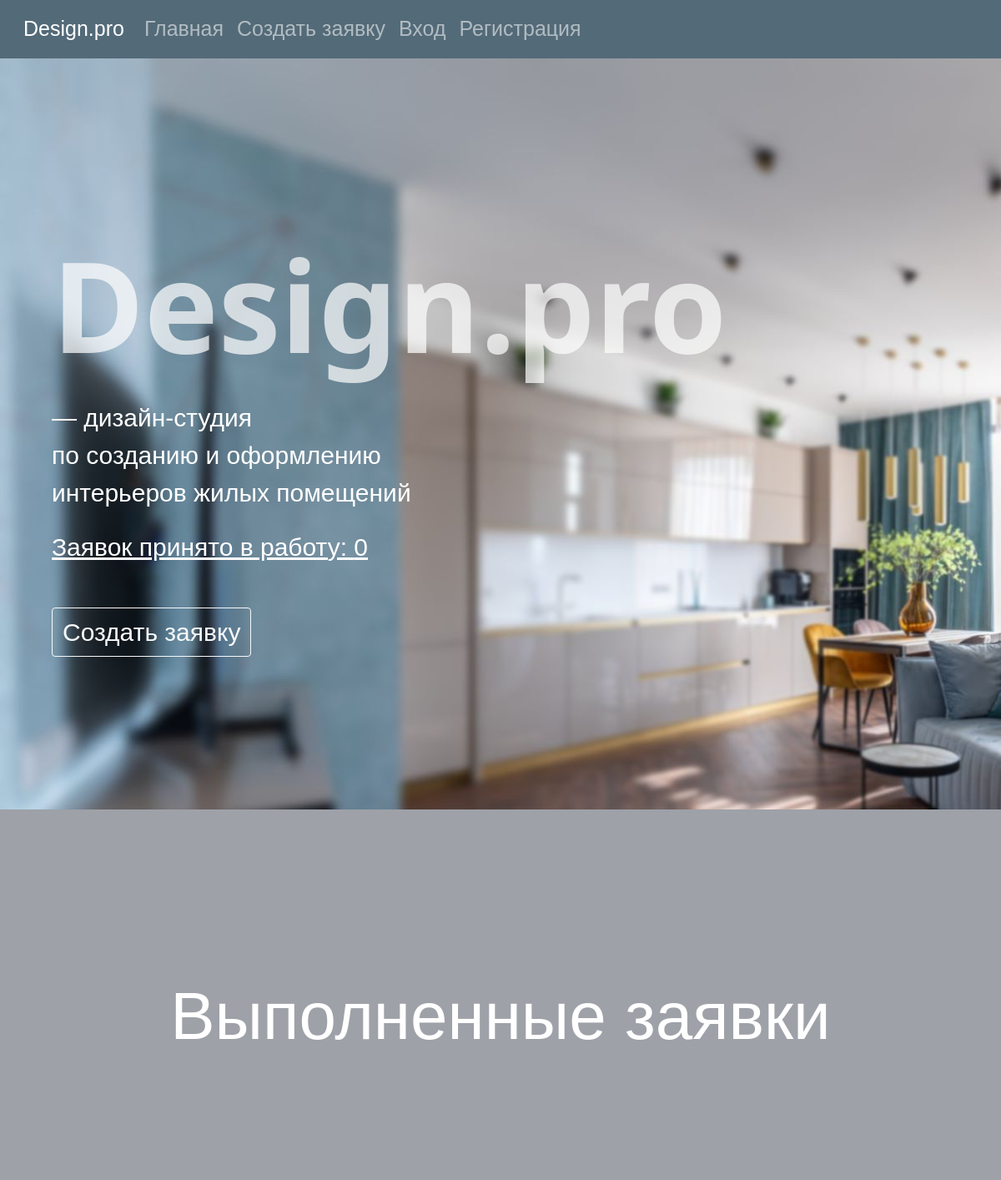
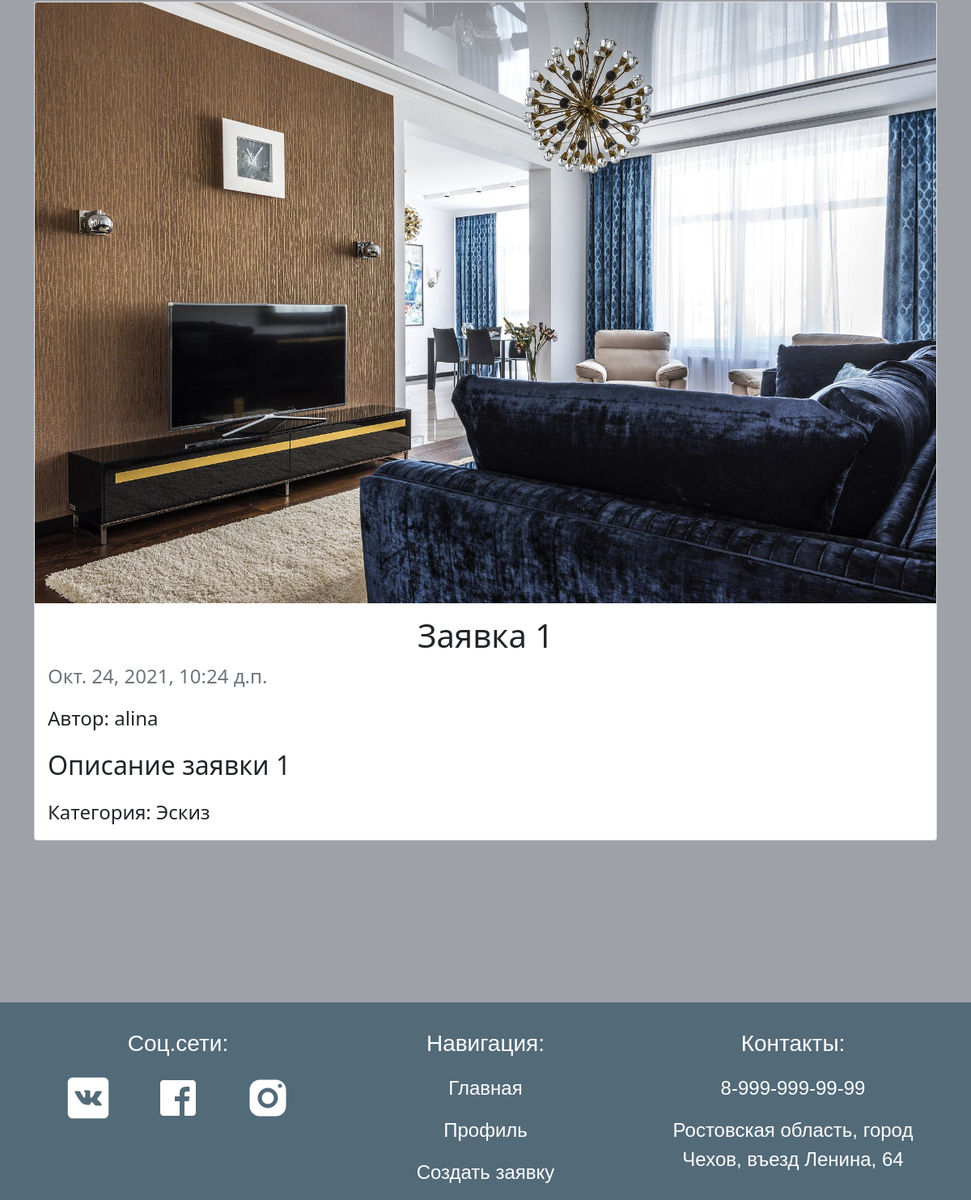
Page /design/ on the committed database (2 pictures, top to bottom).
### design/models.py (models this page shows, shortened)
class Bid(models.Model):
    new = 'new'
    accepted = 'accepted'
    completed = 'completed'
    status_choices = [
        (new, 'Новая'),
        (accepted, 'Принято в работу'),
        (completed, 'Выполнено')
    ]
    name = models.CharField(max_length=128, null=False, verbose_name='Название')
    description = models.TextField(null=False, verbose_name='Описание')
    category = models.ForeignKey('Category', on_delete=models.CASCADE, null=False, verbose_name='Категория')
    img = models.ImageField(upload_to='static/images/', null=False, max_length=300, verbose_name='Изображение')
    img_design = models.ImageField(upload_to='static/images/', default=None, null=True, max_length=300,
                                   verbose_name='Дизайн', blank=True)
    comment = models.TextField(null=True, default=None, verbose_name='Комментарий', blank=True)
    status = models.CharField(max_length=128, choices=status_choices, default=new, verbose_name='Статус')
    author = models.ForeignKey('User', on_delete=models.CASCADE, null=False, verbose_name='Автор')
    date = models.DateTimeField(auto_now_add=True, blank=True, verbose_name='Дата', null=False)
    class Meta:
        verbose_name = 'Заявка'
        verbose_name_plural = 'Заявки'

class User(AbstractUser):
    fio = models.CharField(max_length=128, null=False, verbose_name='ФИО')
    def __str__(self):
        return self.username
    class Meta(AbstractUser.Meta):
        pass

class Category(models.Model):
    name = models.CharField(max_length=256, null=False, verbose_name='Название')
    class Meta:
        verbose_name = 'Категория'
        verbose_name_plural = 'Категории'
    def __str__(self):
        return self.name

### design/views.py (the view)
# urls.py: path('', views.BidsView.as_view(), name='index'),
class BidsView(ListView):
    model = Bid
    template_name = 'index.html'
    context_object_name = 'bids'
    def get_context_data(self, **kwargs):
        context = super(**kwargs).get_context_data(**kwargs)
        context['count'] = Bid.objects.all().filter(status='accepted').count()
        return context
    def get_queryset(self):
        return Bid.objects.order_by('-date')[:4]

### design/templates/index.html (shortened to what this page needs)
{% extends 'base.html' %}
{% load bootstrap4 %}
{% load static %}
{% block content %}
    <div>
    <div class="header container">
        <div class="row">
        <div class="for_text col-12">
            <p class="design_text">Design.pro</p>
            <p class="header_text">— дизайн-студия <br> по созданию и оформлению <br> интерьеров жилых помещений</p>
            <div class="count d-inline">
                <p class="d-inline text-decoration-underline">Заявок принято в работу: {{ count }}</p>
            </div>
            <div class="d-flex justify-content-start">
                <a class="btn btn-outline-light " href="{% url 'design:createBid' %}" role="button">Создать заявку</a>
            </div>
        </div>
    </div>
    </div>
    </div>
    <div class="container bids">
        <h2 class="title">Выполненные заявки</h2>
    </div>
    <div class=" container">
        <div class="row row-cols-1 row-cols-md-1 g-4">
            {% if bids %}
                {% for bid in bids %}
                    {% if bid.status == 'completed' %}
                        <div class="col">
                            <div class="card">
                                <img src="{{ bid.img_design.url }}" class="card-img-top" alt="...">
                                <div class="card-body">
                                    <h5 class="card-title text-center fs-1">{{ bid.name }}</h5>
                                    <p class="text-muted fs-4">{{ bid.date }}</p>
                                    <p class="card-text fs-4">Автор: {{ bid.author }}</p>
                                    <p class="card-text fs-2">{{ bid.description }}</p>
                                    <p class="card-text fs-4">Категория: {{ bid.category }}</p>
                                </div>
                            </div>
                        </div>
                    {% endif %}
                {% endfor %}
            {% endif %}
        </div>
    </div>
{% endblock %}

### design/static/style.css (style rules this page uses)
body { background-color: #9ea1a8; height: 100%; }
.navbar li, a { font-family: "Century Gothic", sans-serif !important; }
.header { max-width: 100%; position: relative; width: 100%; height: 900px; background-image: url("images/ph10.jpeg"); display: flex; align-items: center; justify-content: flex-start; }
.header .header_text { font-family: "Century Gothic", sans-serif; font-size: 30px; color: white; text-align: left; margin-top: 0; margin-bottom: 20px; }
.header .count { margin-bottom: 50px; }
.header .count p { font-family: "Century Gothic", sans-serif; font-size: 30px; color: white; margin-bottom: 0px; }
.header .for_text { display: flex; justify-content: flex-end; flex-direction: column; margin-left: 50px; }
.header .for_text a { font-size: 30px; }
.header .design_text { color: white; font-size: 150px; margin: 0; font-weight: bold; opacity: 0.7; }
.header .btn { font-family: "Century Gothic", sans-serif !important; }
h2 { font-family: "Century Gothic", sans-serif !important; color: white; font-size: 80px; text-align: center; margin-bottom: 150px; margin-top: 200px; }
.bids h2 { margin-bottom: 150px; margin-top: 200px; }
::placeholder { color: peachpuff; font-size: 20px; }

### rows in the picture
Bid: img_design (picture), name "Заявка 1", date "Окт. 24, 2021, 10:24 д.п.", author "alina", description "Описание заявки 1", category "Эскиз"

### other values in the picture
{{ count }} "0"
